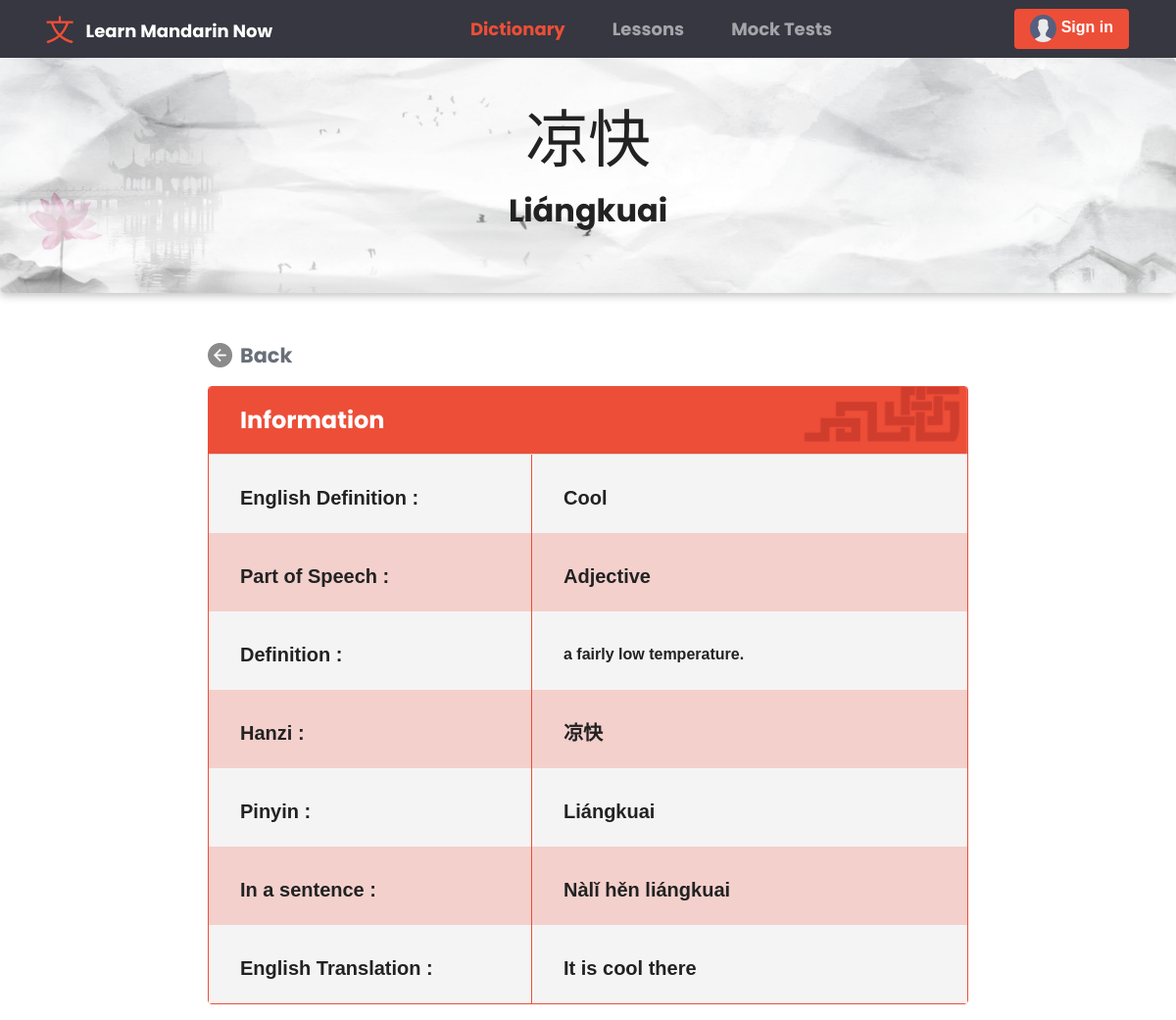
/dictionary/73/, run on the app's committed database.
### base/models.py (models this page shows, shortened)
class DictionaryList(models.Model):
    hanzi = models.CharField(max_length=200, null=True)
    pinyin = models.CharField(max_length=200, null=True)
    english = models.CharField(max_length=200, null=True)
    part_of_speech = models.ForeignKey(SpeechList, on_delete=models.SET_NULL, null=True)
    definition = models.TextField(null=True, blank=True)
    sentence = models.CharField(max_length=200, null=True)
    translation = models.CharField(max_length=200, null=True)
    updated = models.DateTimeField(auto_now=True)
    created = models.DateTimeField(auto_now_add=True)
    class Meta:
        ordering = ['-updated', '-created']

class SpeechList(models.Model):
    speech = models.CharField(max_length=200)
    def __str__(self):
        return self.speech

### base/views.py (the view)
# urls.py: path('dictionary/<str:pk>/', views.DictionaryDetails, name = 'dictionary-details'),
def DictionaryDetails(request, pk):
    word = DictionaryList.objects.get(id=pk)
    context = {
    'word' : word,
    }
    return render(request, 'dictionary_details.html', context)

### templates/dictionary_details.html (shortened to what this page needs)
{% extends 'main.html' %} {% block content%} {% load static %}
<link rel="stylesheet" href="{% static 'css/dictionary.css' %}" />
<link rel="stylesheet" href="{% static 'css/dictionaryAdd_Edit.css' %}" />
<div class="container-fluid">
  <div class="row mb-5" id="dictionary_header">
    <p class="text1">{{word.hanzi}}</p>
    <p class="text2">{{word.pinyin}}</p>
  </div>
  <div class="row justify-content-center">
    <div class="col col-lg-8">
      <a href="{%url 'dictionary'%}" id="back_btn">
        <img src="{% static 'images/back_icon.png' %}" class="navbar_mini_icon">
        Back
      </a>
      <div class="card border-primary mb-3">
        <div class="card-header" id="card_header" style="text-align:left;">
          <strong style="font-size: x-large; padding-left: 2rem;" >Information</strong>
        </div>
        <div class="card-body" style="padding: 0;">
          <div id="row_info" class="row1">
            <div id="left"><h5 class="card-title">English Definition :</h5></div>
            <div id="right"><h5 class="card-title">{{word.english}}</h5></div>
          </div>
          <div id="row_info" class="row2">
            <div id="left"><h5 class="card-title">Part of Speech :</h5></div>
            <div id="right"><h5 class="card-title">{{word.part_of_speech}}</h5></div>
          </div>
          <div id="row_info" class="row1">
            <div id="left"><h5 class="card-title">Definition :</h5></div>
            <div id="right"><h6 class="card-title">{{word.definition}}</h6></div>
          </div>
          <div id="row_info" class="row2">
            <div id="left"><h5 class="card-title">Hanzi :</h5></div>
            <div id="right"><h5 class="card-title">{{word.hanzi}}</h5></div>
          </div>
          <div id="row_info" class="row1">
            <div id="left"><h5 class="card-title">Pinyin :</h5></div>
            <div id="right"><h5 class="card-title">{{word.pinyin}}</h5></div>
          </div>
          <div id="row_info" class="row2">
            <div id="left"><h5 class="card-title">In a sentence :</h5></div>
            <div id="right"><h5 class="card-title">{{word.sentence}}</h5></div>
          </div>
          <div id="row_info" class="row1">
            <div id="left"><h5 class="card-title">English Translation :</h5></div>
            <div id="right"><h5 class="card-title">{{word.translation}}</h5></div>
          </div>
        </div>
      </div>
    </div>
  </div>
</div>
{% endblock content %}

### static/css/navbar.css (style rules this page uses)
.navbar_mini_icon { height: 25px; width: auto; margin-right: .5rem; }

### static/css/dictionary.css (style rules this page uses)
* { font-family: 'Poppins', sans-serif; }
html, body { max-width: 100%; overflow-x: hidden; }
#dictionary_header { height: 30vh; margin-bottom: 2rem; display: flex; align-items: center; justify-content: center; box-shadow: rgba(0, 0, 0, 0.24) 0px 3px 8px; background-image: url(../../static/images/dictionary_headerBg.png); background-position: bottom center; background-repeat: no-repeat; background-size: cover; border-radius: 5px; }
#card_header { background-image: url(../../static/images/card_headerbg.png); background-position: bottom center; background-repeat: no-repeat; background-size: cover; color: #fff; padding: 1rem 0; text-align: center; }
#left { padding-top: 1rem; padding-left: 2rem; margin-right: 5rem; float: left; width: auto; height: auto; }
#right { padding-top: 1rem; margin-left: 2rem; float: left; text-align: left; }

### static/css/dictionaryAdd_Edit.css (style rules this page uses)
#dictionary_header { height: 30vh; margin-bottom: 2rem; display: flex; align-items: center; justify-content: center; background-image: url(../../static/images/dictionary_headerBg.png); background-position: bottom center; background-repeat: no-repeat; background-size: cover; }
#back_btn { text-decoration: none; color: #696F79; font-size: 1.3rem; font-weight: bold; margin: 0%; padding: 0%; display: flex; align-items: center; margin-right: 4rem; margin-bottom: 1rem; }
.text1 { text-align: center; margin: 0; font-size: 4rem; font-family: 'Poppins', sans-serif; }
.text2 { text-align: center; margin: 0; margin-top: -6rem; font-size: 2rem; font-weight: bold; font-family: 'Poppins', sans-serif; }
#row_info { height: 5rem; width: 100%; display: flex; align-items: center; }
.row1 { background-color: #f5f4f4; height: 100%; }
.row2 { background-color: #f3d0cc; height: 100%; }
#row_info #left { width: 49%; height: 100%; border-right: 1px solid #ED4E38; display: flex; align-items: center; }
#row_info #right { height: 100%; width: 50%; display: flex; align-items: center; }
#row_info #right h5, #row_info #right h6 { margin-left: -5rem; margin-right: 3rem; }

### templates/main.html (style rules this page uses)
* { box-sizing: border-box; }
img { -webkit-user-drag: none; -khtml-user-drag: none; -moz-user-drag: none; -o-user-drag: none; object-fit: cover; }

### data on the page
DictionaryList: hanzi "凉快", pinyin "Liángkuai", english "Cool", part_of_speech "Adjective", definition "a fairly low temperature.", sentence "Nàlǐ hěn liángkuai", translation "It is cool there"
